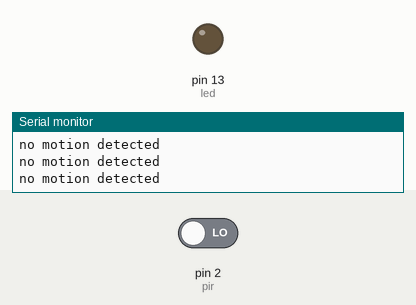
Recording of a sketch running on a simulated Arduino Uno, built with avr-gcc and run on an emulated ATmega328P. Shown: output pins drawn as LEDs (lit = HIGH), the last lines printed to the serial monitor. Inputs (shaded band) come from the test bench; at power-on: pin 2 (pir) LOW.

Above: at 1.2 s.
1.3 s: pin 2 (pir) driven HIGH
At 2.2 s:
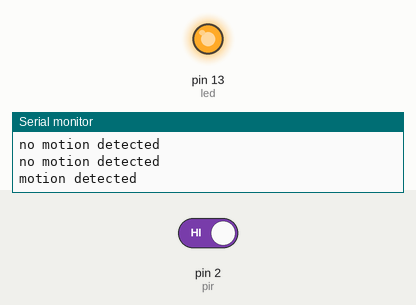
Timing chart, 0 to 4.3 s (numbered marks = the images above; inputs shaded):
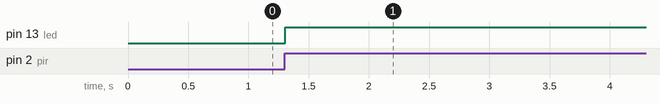

The sketch:

PIRSENSOR.ino
```cpp
int led = 13;
int pir = 2;

int sensorState = 0;

void setup() {
  Serial.begin(9600);
  pinMode(led, OUTPUT);
  pinMode(pir, INPUT);
}

void loop() {
  sensorState = digitalRead(pir);
  if(sensorState==HIGH){
    digitalWrite(led, HIGH);
    Serial.println("motion detected");
    delay(5000);
    } else if (sensorState==LOW){
    digitalWrite(led, LOW);
    Serial.println("no motion detected");
  }
}
```

Measured:
- after the input at 1.3 s, pin 13 (led): LOW → HIGH at once
